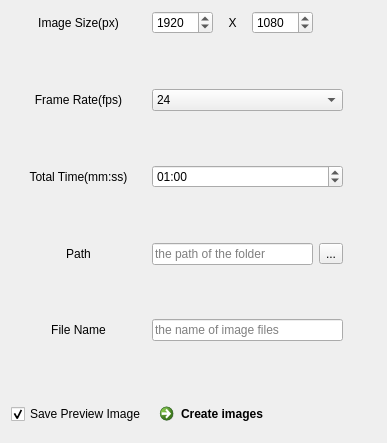
            <widget class="QWidget" name="ToolBoxPage4_2">
             <property name="geometry">
              <rect>
               <x>0</x>
               <y>0</y>
               <width>387</width>
               <height>443</height>
              </rect>
             </property>
             <attribute name="label">
              <string>Page 4 of 4 - OTHER INFORMATION</string>
             </attribute>
             <layout class="QGridLayout" name="gridLayout_13">
              <item row="0" column="1">
               <layout class="QGridLayout" name="gridLayout_22" columnstretch="0,0,0,0,0,0">
                <item row="5" column="0">
                 <spacer name="verticalSpacer_14">
                  <property name="orientation">
                   <enum>Qt::Vertical</enum>
                  </property>
                  <property name="sizeHint" stdset="0">
                   <size>
                    <width>20</width>
                    <height>40</height>
                   </size>
                  </property>
                 </spacer>
                </item>
                <item row="11" column="1" colspan="5">
                 <widget class="QCommandLinkButton" name="commandLinkButton_Image">
                  <property name="text">
                   <string>Create images</string>
                  </property>
                 </widget>
                </item>
                <item row="4" column="0">
                 <widget class="QLabel" name="label_31">
                  <property name="text">
                   <string>Total Time(mm:ss)</string>
                  </property>
                  <property name="alignment">
                   <set>Qt::AlignCenter</set>
                  </property>
                 </widget>
                </item>
                <item row="6" column="0">
                 <widget class="QLabel" name="label_30">
                  <property name="text">
                   <string>Path</string>
                  </property>
                  <property name="alignment">
                   <set>Qt::AlignCenter</set>
                  </property>
                 </widget>
                </item>
                <item row="8" column="0">
                 <widget class="QLabel" name="label_32">
                  <property name="text">
                   <string>File Name</string>
                  </property>
                  <property name="alignment">
                   <set>Qt::AlignCenter</set>
                  </property>
                 </widget>
                </item>
                <item row="0" column="1">
                 <widget class="QSpinBox" name="Image_size_X">
                  <property name="minimum">
                   <number>2</number>
                  </property>
                  <property name="maximum">
                   <number>10000</number>
                  </property>
                  <property name="singleStep">
                   <number>2</number>
                  </property>
                  <property name="value">
                   <number>1920</number>
                  </property>
                 </widget>
                </item>
                <item row="2" column="0">
                 <widget class="QLabel" name="label_28">
                  <property name="text">
                   <string>Frame Rate(fps)</string>
                  </property>
                  <property name="alignment">
                   <set>Qt::AlignCenter</set>
                  </property>
                 </widget>
                </item>
                <item row="9" column="0">
                 <spacer name="verticalSpacer_16">
                  <property name="orientation">
                   <enum>Qt::Vertical</enum>
                  </property>
                  <property name="sizeHint" stdset="0">
                   <size>
                    <width>20</width>
                    <height>40</height>
                   </size>
                  </property>
                 </spacer>
                </item>
                <item row="11" column="0">
                 <widget class="QCheckBox" name="checkBox_2">
                  <property name="text">
                   <string>Save Preview Image</string>
                  </property>
                  <property name="checked">
                   <bool>true</bool>
                  </property>
                 </widget>
                </item>
                <item row="0" column="2">
                 <widget class="QLabel" name="label_10">
                  <property name="text">
                   <string>X</string>
                  </property>
                  <property name="alignment">
                   <set>Qt::AlignCenter</set>
                  </property>
                 </widget>
                </item>
                <item row="1" column="0">
                 <spacer name="verticalSpacer_10">
                  <property name="orientation">
                   <enum>Qt::Vertical</enum>
                  </property>
                  <property name="sizeHint" stdset="0">
                   <size>
                    <width>20</width>
                    <height>40</height>
                   </size>
                  </property>
                 </spacer>
                </item>
                <item row="7" column="0">
                 <spacer name="verticalSpacer_15">
                  <property name="orientation">
                   <enum>Qt::Vertical</enum>
                  </property>
                  <property name="sizeHint" stdset="0">
                   <size>
                    <width>20</width>
                    <height>40</height>
                   </size>
                  </property>
                 </spacer>
                </item>
                <item row="0" column="0">
                 <widget class="QLabel" name="label_29">
                  <property name="text">
                   <string>Image Size(px)</string>
                  </property>
                  <property name="alignment">
                   <set>Qt::AlignCenter</set>
                  </property>
                 </widget>
                </item>
                <item row="3" column="0">
                 <spacer name="verticalSpacer_13">
                  <property name="orientation">
                   <enum>Qt::Vertical</enum>
                  </property>
                  <property name="sizeHint" stdset="0">
                   <size>
                    <width>20</width>
                    <height>40</height>
                   </size>
                  </property>
                 </spacer>
                </item>
                <item row="2" column="1" colspan="4">
                 <widget class="QComboBox" name="comboBox_fps">
                  <property name="currentText">
                   <string>24</string>
                  </property>
                  <property name="currentIndex">
                   <number>1</number>
                  </property>
                  <item>
                   <property name="text">
                    <string>15</string>
                   </property>
                  </item>
                  <item>
                   <property name="text">
                    <string>24</string>
                   </property>
                  </item>
                  <item>
                   <property name="text">
                    <string>30</string>
                   </property>
                  </item>
                  <item>
                   <property name="text">
                    <string>60</string>
                   </property>
                  </item>
                  <item>
                   <property name="text">
                    <string>144</string>
                   </property>
                  </item>
                 </widget>
                </item>
                <item row="4" column="1" colspan="4">
                 <widget class="QTimeEdit" name="timeEdit">
                  <property name="maximumTime">
                   <time>
                    <hour>0</hour>
                    <minute>59</minute>
                    <second>59</second>
                   </time>
                  </property>
                  <property name="displayFormat">
                   <string>mm:ss</string>
                  </property>
                  <property name="time">
                   <time>
                    <hour>0</hour>
                    <minute>1</minute>
                    <second>0</second>
                   </time>
                  </property>
                 </widget>
                </item>
                <item row="6" column="1" colspan="3">
                 <widget class="QLineEdit" name="lineEdit_imagePath">
                  <property name="inputMask">
                   <string/>
                  </property>
                  <property name="placeholderText">
                   <string>the path of the folder</string>
                  </property>
                 </widget>
                </item>
                <item row="6" column="4">
                 <widget class="QToolButton" name="toolButton_imagePath">
                  <property name="text">
                   <string>...</string>
                  </property>
                  <property name="icon">
                   <iconset resource="Icon_resources.qrc">
                    <normaloff>:/Menu Icon/FolderBrowser.svg</normaloff>:/Menu Icon/FolderBrowser.svg</iconset>
                  </property>
                 </widget>
                </item>
                <item row="8" column="1" colspan="4">
                 <widget class="QLineEdit" name="lineEdit_imagePrefix">
                  <property name="text">
                   <string/>
                  </property>
                  <property name="placeholderText">
                   <string>the name of image files</string>
                  </property>
                 </widget>
                </item>
                <item row="0" column="3">
                 <widget class="QSpinBox" name="Image_size_Y">
                  <property name="minimum">
                   <number>2</number>
                  </property>
                  <property name="maximum">
                   <number>10000</number>
                  </property>
                  <property name="singleStep">
                   <number>2</number>
                  </property>
                  <property name="value">
                   <number>1080</number>
                  </property>
                 </widget>
                </item>
               </layout>
              </item>
             </layout>
            </widget>
